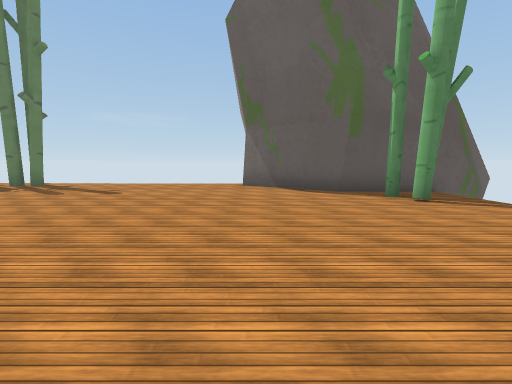
[1] (above)

24 first-person views from a walk through a scene from a Unity 3-D project. The camera is 1.5 m above the floor, tilts 6° down and sees 85° across. The floor is counted in squares, 2 m on a side. Each view is taken from the middle of a square. On the plan, view 1 faces up. The plan holds only what a view shows up to about 10 squares ahead; the rest is blank. The place goes on beyond the plan. The player is left out. Some surface patterns are stand-ins.

[2]
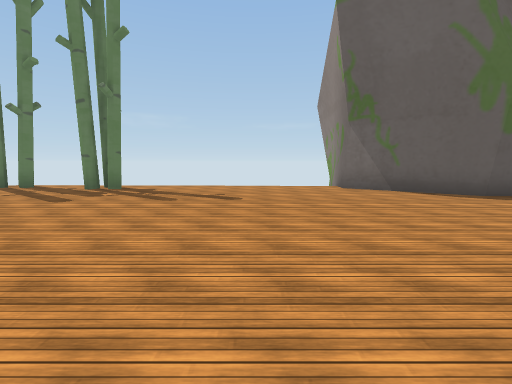

[3]
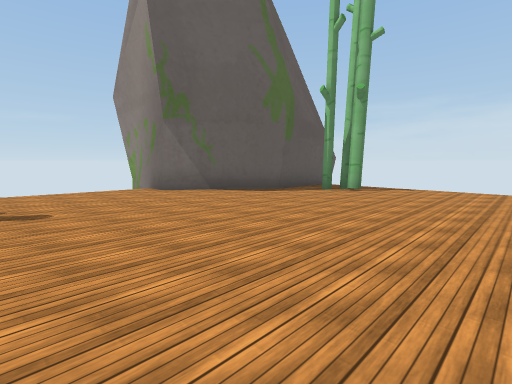

[4]
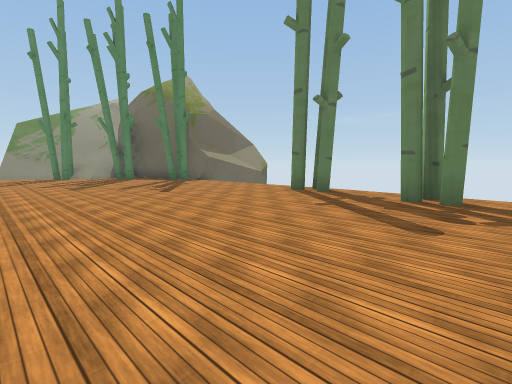

[5]
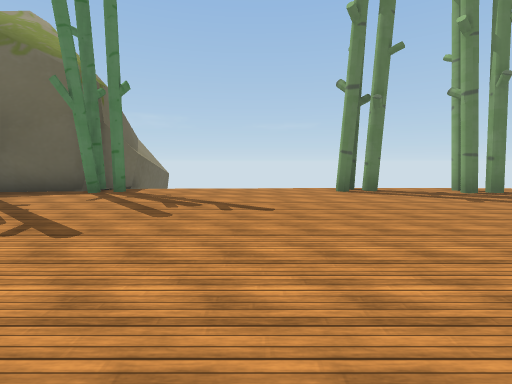

[6]
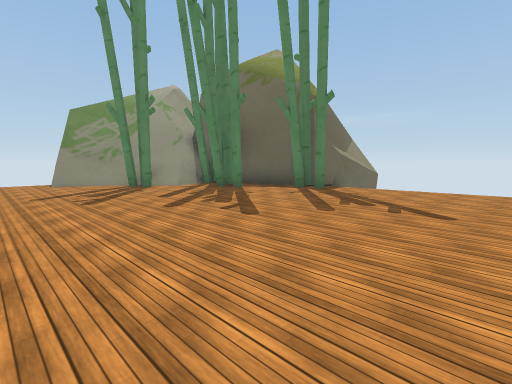

[7]
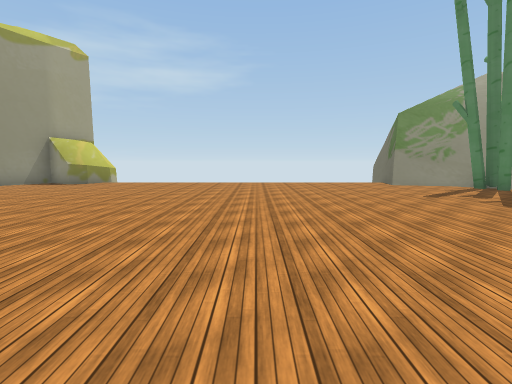

[8]
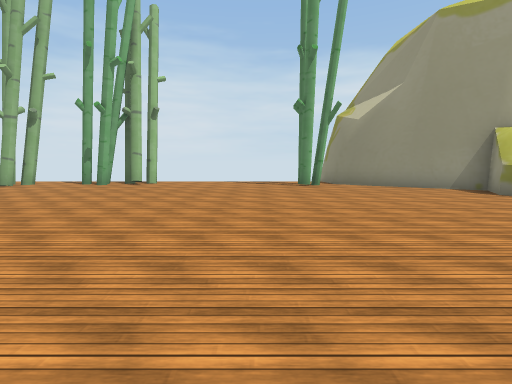

[9]
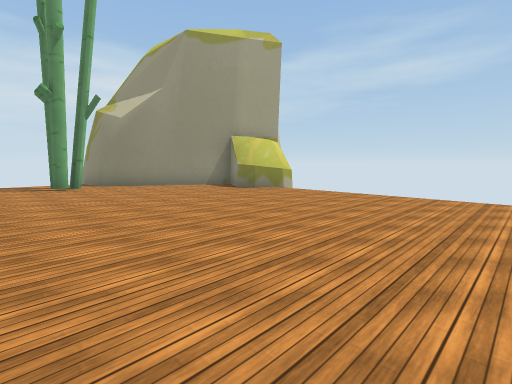

[10]
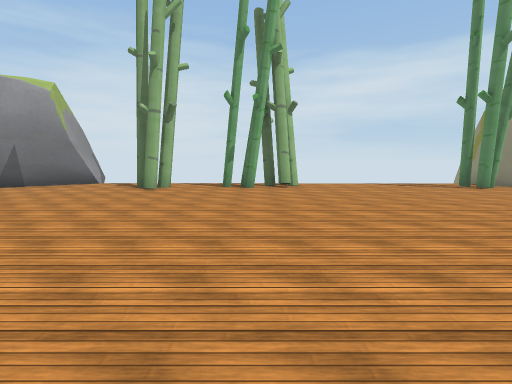

[11]
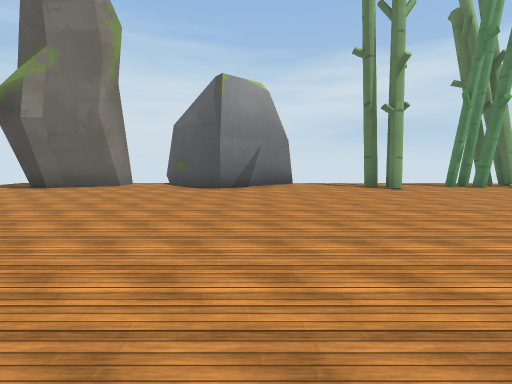

[12]
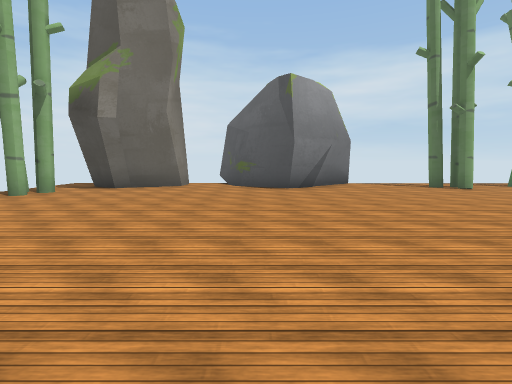

[13]
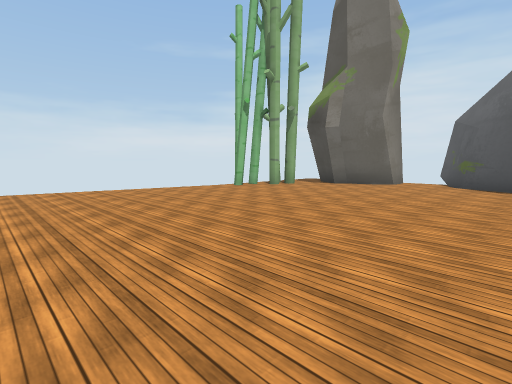

[14]
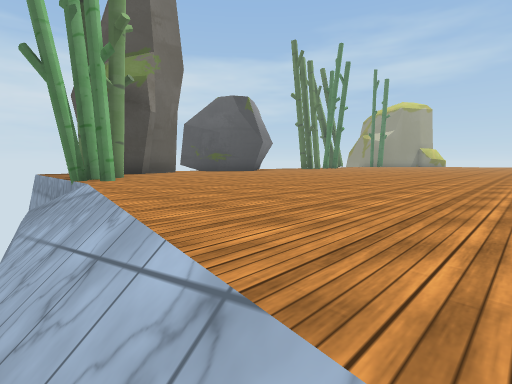

[15]
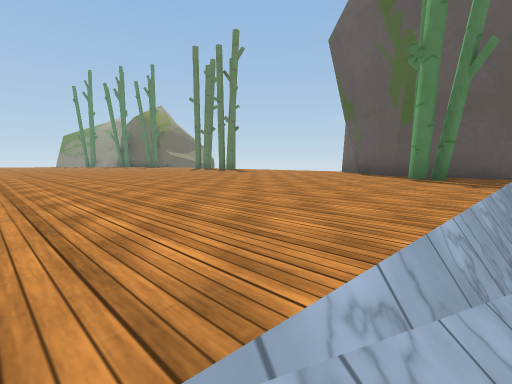

[16]
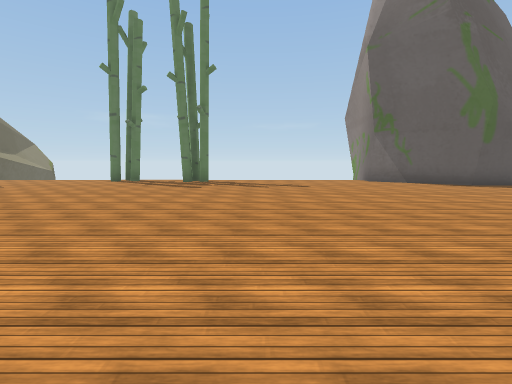

[17]
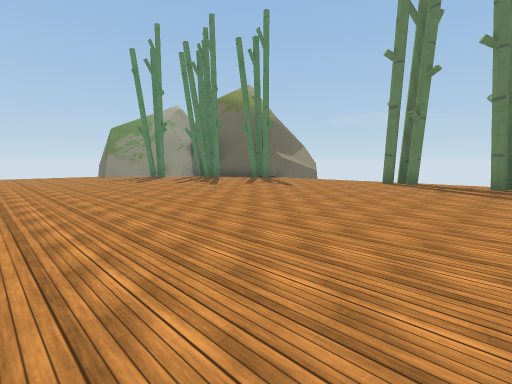

[18]
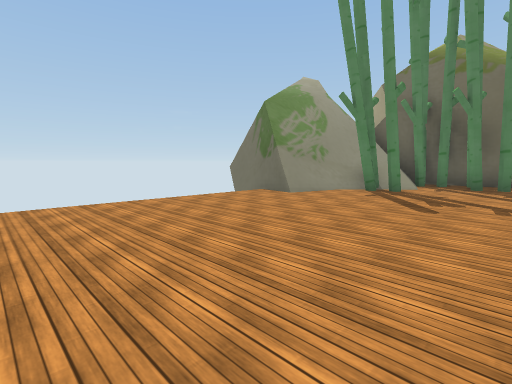

[19]
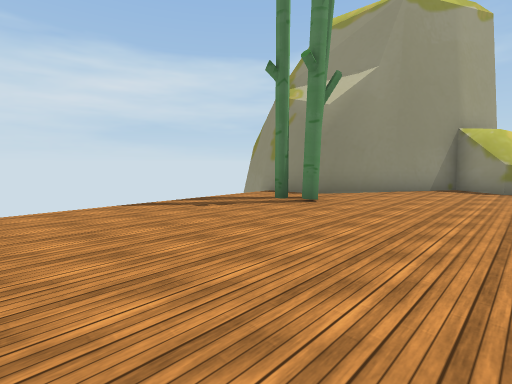

[20]
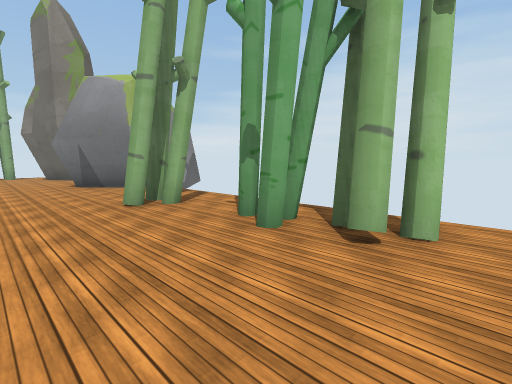

[21]
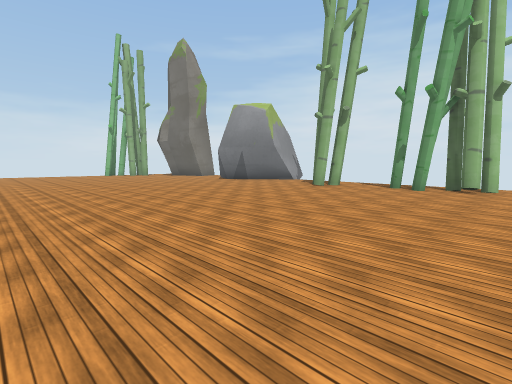

[22]
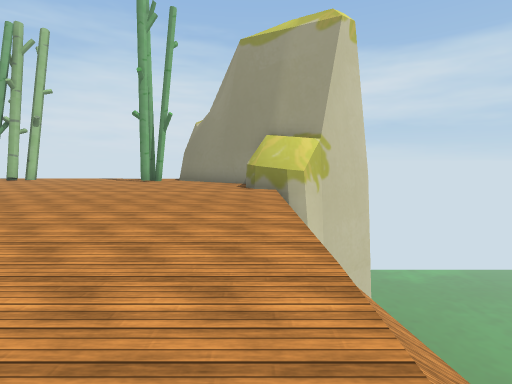

[23]
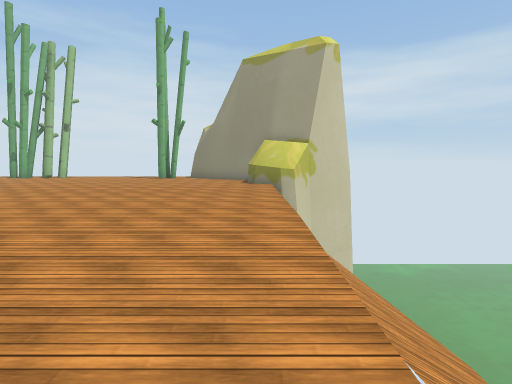

[24]
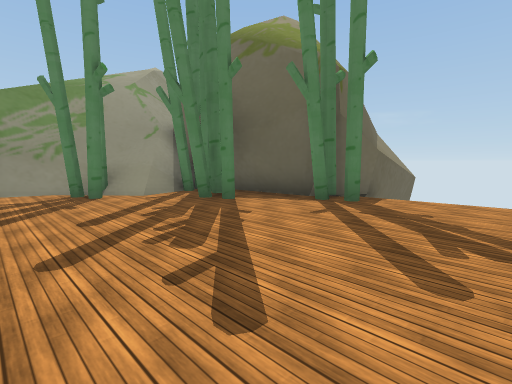

### Floor plan
Key: @ floor where view 1 was taken; # wall or solid block; x gap in a wall; . main floor; - floor 1.25 m lower than the main floor; _ floor 3 m lower than the main floor; < floor 3.25 m lower than the main floor; ( floor 3.5 m lower than the main floor; ! floor 3.75 m lower than the main floor; ? floor 4 m lower than the main floor; / step, stairs or slope; = window, fence, low wall or low ledge; v drop or lower ground.
Columns run from 26 left of view 1 to 7 right of it. Each row starts with its distance up from view 1.
 13          #
 12          #                #
 11          #                #
 10         ##v.....#.....vvvv#
  9   ########......#..#......##    ##
  8    #v###...................######v
  7    #==.......................x.xv
  6    ###.......................#.v
  5    ##..........................v
  4  ###...........................v
  3    ............................v
  2   -............................v
  1  _v............................/
  0 v_v.......................@..../
 -1 v<v............................/
 -2 v(v............................/
 -3 v(v............................/
 -4 v!v...........................//
 -5 v?v...........................//
 -6    .........................../v
 -7  v##.........................//v
 -8 v###.........................#/v
 -9 ## #........................##/v
-10    ###.#.........#...##....##//v
-11      ###.....#x#./...###..###//
-12       #vv..///////..## ##.#  .v
-13      ##             #   #     v
-14      #v

Where each view was taken, in squares from view 1:
view 1: 0 up, 0 right, facing up
view 2: 1 up, 3 left, facing up
view 3: 2 up, 4 left, facing up-right
view 4: 3 up, 6 left, facing up-left
view 5: 2 up, 13 left, facing up
view 6: 2 up, 12 left, facing up-left
view 7: 1 down, 13 left, facing left
view 8: 1 down, 17 left, facing down
view 9: 1 down, 17 left, facing down-left
view 10: 2 down, 12 left, facing down
view 11: 2 down, 5 left, facing down
view 12: 2 down, 3 left, facing down
view 13: 1 down, 4 left, facing down-right
view 14: 1 down, 5 right, facing down-left
view 15: 1 down, 5 right, facing up-left
view 16: 2 down, 5 left, facing up
view 17: 1 down, 7 left, facing up-left
view 18: 2 down, 18 left, facing up-left
view 19: 7 down, 14 left, facing down-left
view 20: 8 down, 14 left, facing down-right
view 21: 2 down, 14 left, facing down-right
view 22: 1 up, 23 left, facing down
view 23: 3 up, 23 left, facing down
view 24: 4 up, 14 left, facing up-left
